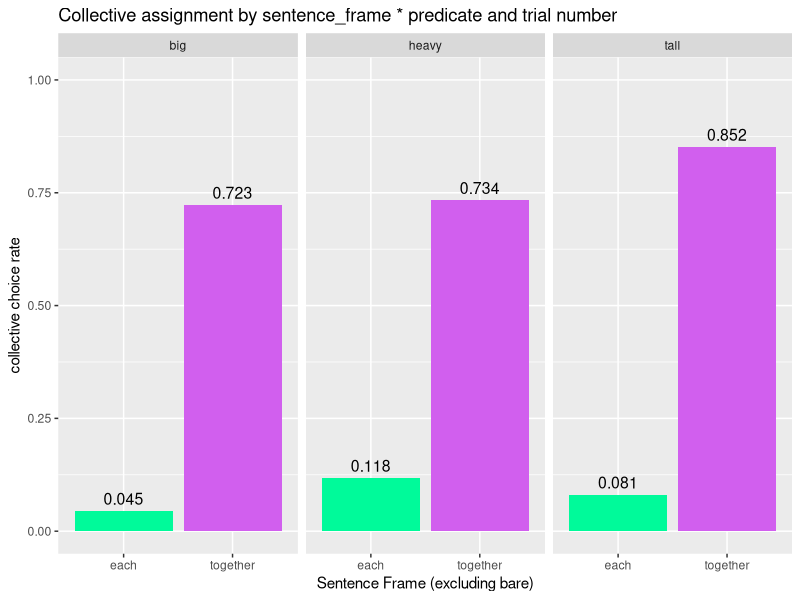

This chart was generated by the following R code: (Note: this script raises an error after producing the figure.)
## ---- chunk 1
knitr::opts_chunk$set(echo = TRUE)
## ---- chunk 2
library(tidyverse)
library(lme4)
library(lmerTest)
## ---- chunk 3
data <- read_csv("data/02_clean_data.csv")
## ---- chunk 4
xtabs( ~ data$scenario + data$submission_id) #between subject design warrants random intercepts for subject_id and scenario
data
## ---- chunk 5
data_model1 <- data %>% 
  filter(sentence_frame != "bare") %>% 
  mutate(
    response = ifelse(response == "collective", 1, 0)
  )
model1 <- lmer(
  formula =  response ~ sentence_frame * predicate + trial_number + (1| submission_id) + (1|scenario),
  data = data_model1
)
summary(model1)
t_m1 = as.vector(fixef(model1))
results_m1 <- tibble(
  each_big = t_m1[1] + t_m1[5],
  each_heavy = t_m1[1] + t_m1[5] + t_m1[3],
  each_tall = t_m1[1] + t_m1[5] + t_m1[4],
  together_big = t_m1[1] + t_m1[5] + t_m1[2],
  together_heavy = t_m1[1] + t_m1[5] + t_m1[2] + t_m1[3] + t_m1[6],
  together_tall = t_m1[1] + t_m1[5] + t_m1[2] + t_m1[4] + t_m1[7]
) %>% 
  pivot_longer(everything(), names_to = "parameters", values_to = "P_collective") %>% 
  mutate(
    sentence_frame = ifelse(parameters %in% c("each_big", "each_tall", "each_heavy"),"each","together"),
    predicate = ifelse(parameters %in% c("each_big", "together_big"),"big", ifelse(parameters %in% c("each_tall", "together_tall"),"tall","heavy"))
  ) %>% 
  select(sentence_frame,predicate, P_collective) %>% 
  mutate(
    P_distributive = 1 - P_collective
  )
results_m1
results_m1 %>% 
  ggplot(aes(x = sentence_frame, y = P_collective, fill = sentence_frame))+
  geom_col()+
  geom_text(aes(label = round(P_collective,3)), vjust=-0.5, color = "black", position = position_dodge(0.85), size = 4)+
  facet_wrap(~predicate)+
  scale_fill_manual(values=c("mediumspringgreen","mediumorchid2"))+
  theme(legend.position = "none")+
  ylim(0,1)+
  labs(
    title = "Collective assignment by sentence_frame * predicate and trial number",
    x = "Sentence Frame (excluding bare)",
    y = "collective choice rate"
  )
## ---- chunk 6
summary(model2)
## ---- chunk 7
data_model2 <- data %>% 
  filter(sentence_frame == "bare") %>% 
  mutate(
    response = ifelse(response == "collective", 1, 0)
  )
model2 <- lmer(
  formula =  response ~ scenario + predicate +trial_number + ( 1+trial_number | submission_id),
  data = data_model2
)
summary(model2)
t_m2 = as.vector(fixef(model2))
results_m2 <- tibble(
  inspect_big = t_m2[1] + t_m2[5],
  inspect_heavy = t_m2[1] + t_m2[5] + t_m2[3],
  inspect_tall =  t_m2[1] + t_m2[5] + t_m2[4],
  move_big = t_m2[1] + t_m2[5] + t_m2[2],
  move_heavy = t_m2[1] + t_m2[5] + t_m2[2] + t_m2[3],
  move_tall= t_m2[1] + t_m2[5] + t_m2[2]+ t_m2[4]
) %>%  pivot_longer(everything(), names_to = "parameters", values_to = "P_collective") %>% 
  mutate(
    scenario = ifelse(parameters %in% c("inspect_big", "inspect_tall", "inspect_heavy"),"inspect","move"),
    predicate = ifelse(parameters %in% c("inspect_big", "move_big"),"big", ifelse(parameters %in% c("inspect_tall", "move_tall"),"tall","heavy"))
  ) %>% 
  select(scenario,predicate, P_collective) %>% 
  mutate(
    P_distributive = 1 - P_collective
  )

results_m2 
results_m2 %>% 
  ggplot(aes(x = "bare", y = P_collective, fill = scenario))+
  geom_col(position = position_dodge(width = 0.85))+
  geom_text(aes(label = round(P_collective,3)), vjust=-0.5, color = "black", position = position_dodge(0.85), size = 4)+
  facet_wrap(~predicate)+
  ylim(0,1)+
  labs(
    title = "Effect of scenario on response in the bare sentence frame",
    subtitle = "Facetted by predicate",
    y = "collective choice rate",
    x = "sentence frame (excluding together/each)"
  )
